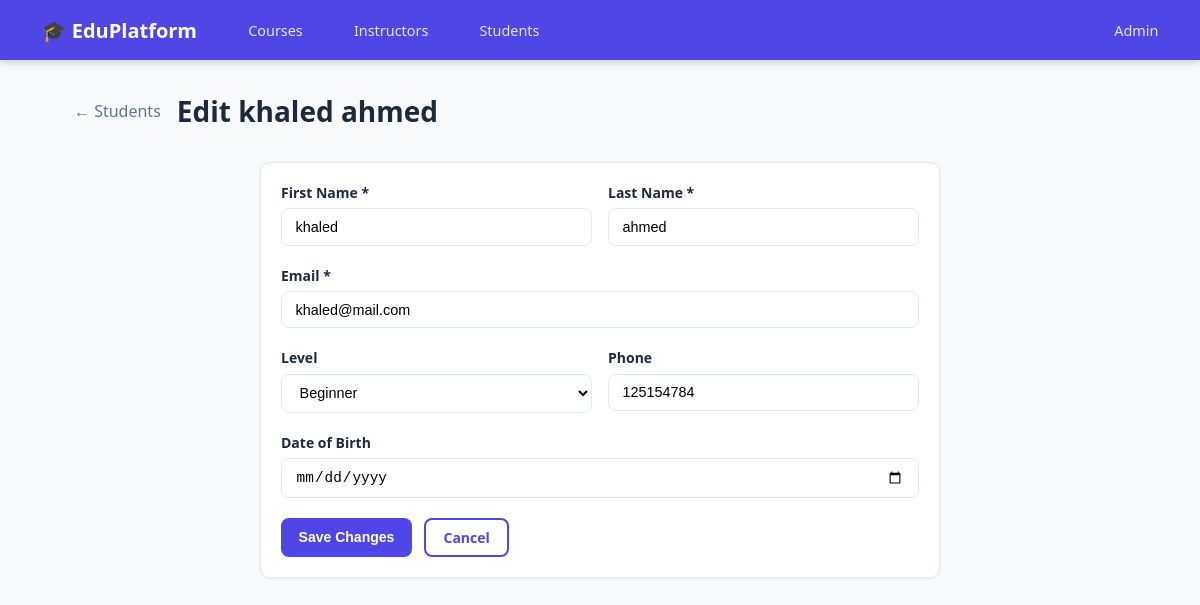
Page /students/1/edit/ on the committed database.
### student/models.py (models this page shows, shortened)
class Student(models.Model):
    LEVEL_CHOICES = [
        ('beginner', 'Beginner'),
        ('intermediate', 'Intermediate'),
        ('advanced', 'Advanced'),
    ]
    user = models.OneToOneField(
        User,
        on_delete=models.CASCADE,
        related_name='student_profile'
    )
    date_of_birth = models.DateField(null=True, blank=True)
    phone = models.CharField(max_length=20, blank=True)
    level = models.CharField(max_length=20, choices=LEVEL_CHOICES, default='beginner')
    enrollment_date = models.DateField(auto_now_add=True)
    class Meta:
        ordering = ['user__last_name']
        verbose_name = 'Student'
        verbose_name_plural = 'Students'
    def get_full_name(self):
        return self.user.get_full_name() or self.user.username

### student/views.py (the view, shortened to what this page needs)
# urls.py: path('<int:pk>/edit/', views.student_edit, name='student_edit'),
def student_edit(request, pk):
    student = get_object_or_404(Student, pk=pk)
    return render(request, 'student/student_form.html', {
        'student': student,
        'page_title': f'Edit {student.get_full_name()}',
        'level_choices': Student.LEVEL_CHOICES,
        'form_data': {},
    })

### student/templates/student/student_form.html (shortened to what this page needs)
{% extends "base.html" %}
{% block content %}
<div class="page-header">
  <a href="{% url 'student_list' %}" style="color:#64748b;text-decoration:none">← Students</a>
  <h1>{{ page_title }}</h1>
</div>
<div class="form-card card">
  <div class="card-body">
    <form method="post">
      <div class="form-row">
        <div class="form-group">
          <label>First Name *</label>
          <input type="text" name="first_name" value="{{ student.user.first_name|default:'' }}" required>
        </div>
        <div class="form-group">
          <label>Last Name *</label>
          <input type="text" name="last_name" value="{{ student.user.last_name|default:'' }}" required>
        </div>
      </div>
      <div class="form-group">
        <label>Email *</label>
        <input type="email" name="email" value="{{ student.user.email|default:'' }}" required>
      </div>
      <div class="form-row">
        <div class="form-group">
          <label>Level</label>
          <select name="level">
            {% for val, label in level_choices %}
            <option value="{{ val }}" {% if student.level == val %}selected{% endif %}>{{ label }}</option>
            {% endfor %}
          </select>
        </div>
        <div class="form-group">
          <label>Phone</label>
          <input type="text" name="phone" value="{{ student.phone|default:'' }}">
        </div>
      </div>
      <div class="form-group">
        <label>Date of Birth</label>
        <input type="date" name="date_of_birth" value="{{ student.date_of_birth|default:'' }}">
      </div>
      <div style="display:flex;gap:.75rem">
        <button type="submit" class="btn btn-primary">
          {% if student %}Save Changes{% else %}Enroll Student{% endif %}
        </button>
        <a href="{% url 'student_list' %}" class="btn btn-outline">Cancel</a>
      </div>
    </form>
  </div>
</div>
{% endblock %}

### templates/base.html (style rules this page uses)
*, *::before, *::after { box-sizing: border-box; margin: 0; padding: 0; }
:root { --primary: #4f46e5; --primary-d: #3730a3; --success: #10b981; --danger: #ef4444; --warn: #f59e0b; --bg: #f8fafc; --card: #ffffff; --text: #1e293b; --muted: #64748b; --border: #e2e8f0; --radius: 10px; }
body { font-family: 'Segoe UI', system-ui, sans-serif; background: var(--bg); color: var(--text); min-height: 100vh; }
.page-header { display: flex; align-items: center; gap: 1rem; margin-bottom: 2rem; flex-wrap: wrap; }
.page-header h1 { font-size: 1.75rem; font-weight: 700; }
.card { background: var(--card); border: 1px solid var(--border); border-radius: var(--radius); overflow: hidden; box-shadow: 0 1px 4px rgba(0,0,0,.06); }
.card-body { padding: 1.25rem; }
.btn { display: inline-flex; align-items: center; gap: .4rem; padding: .5rem 1.1rem; border-radius: 8px; font-size: .875rem; font-weight: 600; text-decoration: none; cursor: pointer; border: none; transition: all .2s; }
.btn-primary { background: var(--primary); color: #fff; }
.btn-outline { background: transparent; color: var(--primary); border: 2px solid var(--primary); }
.form-card { max-width: 680px; margin: 0 auto; }
.form-group { margin-bottom: 1.25rem; }
label { display: block; font-weight: 600; font-size: .875rem; margin-bottom: .4rem; color: var(--text); }
input[type=text], input[type=email], input[type=url], input[type=number], input[type=date], input[type=file], textarea, select { width: 100%; padding: .6rem .85rem; border: 1px solid var(--border); border-radius: 8px; font-size: .9rem; transition: border-color .2s; background: #fff; }
.form-row { display: grid; grid-template-columns: 1fr 1fr; gap: 1rem; }

### rows in the picture
Student: first_name "khaled", last_name "ahmed", email "khaled@mail.com", level "Beginner", phone "125154784"

### other values in the picture
{{ page_title }} "Edit khaled ahmed"
